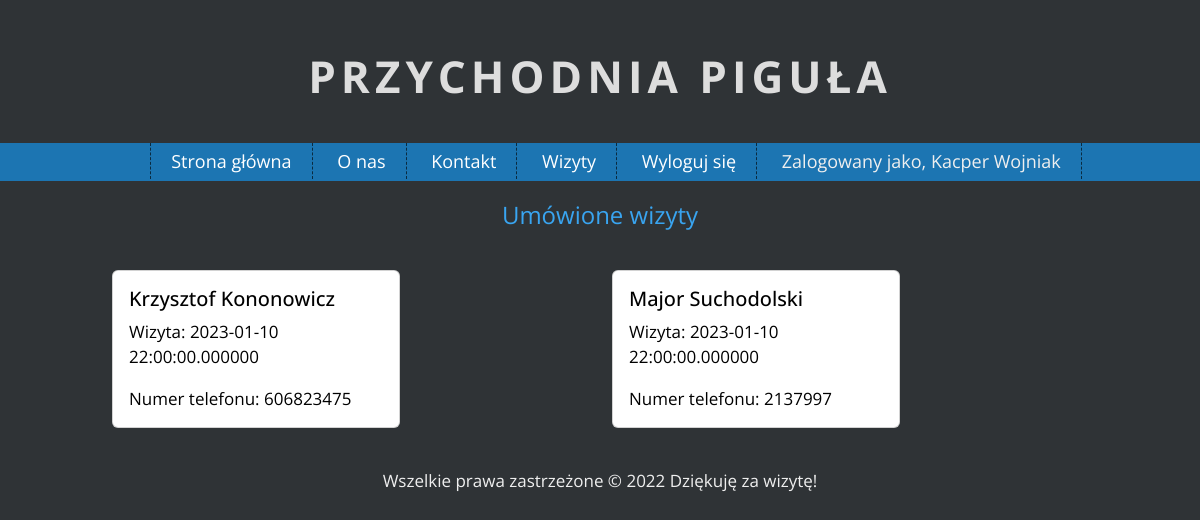
/visit-list/1 (signed in), run on an earlier commit of the app's database.
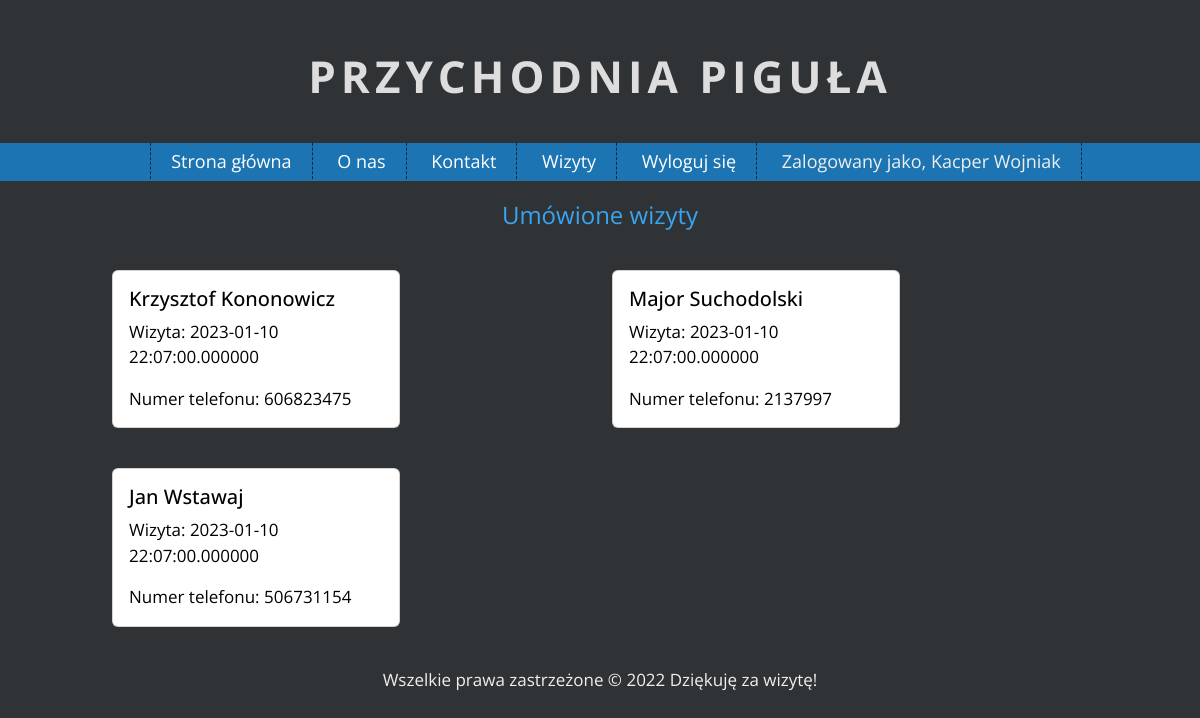
And on a later commit of the database.
### app/models.py (models this page shows, shortened)
class Doctor(UserMixin, db.Model):
    __tablename__ = "doctor"
    id = db.Column(db.Integer, primary_key=True)
    name = db.Column(db.String(80), unique=False, nullable=False)
    surname = db.Column(db.String(80), unique=False, nullable=False)
    email = db.Column(db.String(120), unique=True, nullable=False)
    password = db.Column(db.String(80), unique=False, nullable=False)
    patient = db.relationship('Patient', secondary='visit', back_populates='doctor')
    def get_type(self):
        return self.__tablename__
    def get_id(self):
        return str(self.id)

class Patient(UserMixin, db.Model):
    __tablename__ = "patient"
    id = db.Column(db.Integer, primary_key=True)
    name = db.Column(db.String(80), unique=False, nullable=False)
    surname = db.Column(db.String(80), unique=False, nullable=False)
    password = db.Column(db.String(80), unique=False, nullable=False)
    sex = db.Column(db.Boolean, unique=False, nullable=False)
    email = db.Column(db.String(120), unique=True, nullable=False)
    pesel = db.Column(db.String(80), unique=True, nullable=False)
    phone = db.Column(db.String(80), unique=True, nullable=False)
    doctor = db.relationship('Doctor', secondary='visit', back_populates='patient')

### app/views.py (the view)
@views.route('/visit-list/<id>', methods=['GET', 'POST'])
@login_required
def patientList(id):
    visit_list = db.engine.execute(f'SELECT DISTINCT visit.date, patient.name, patient.surname, patient.phone FROM visit, patient WHERE visit.doctor_id == {id}')
    print(visit_list)
    return render_template('patient-list.html', visit_list=visit_list)

### loginmanager.py (called while the page is built)
@login_manager.user_loader
def load_user(user_id):
    login_type = session.get('login_type')
    if login_type == "doctor":
        return Doctor.query.get(int(user_id))
    else:
        return Patient.query.get(int(user_id))

### app/templates/patient-list.html
{% extends "index.html" %}
{% block content %}
    <div class="container my_gap">
        <h2 style="text-align: center">Umówione wizyty</h2>
    </div>
    <div class="container">
        <div class="row">
            {% for visit in visit_list %}
                <div class="col-sm-6 my_gap">
                    	<div class="card" style="width: 18rem;">
                      	<div class="card-body">
                            <h5 class="card-title" style="color: black">{{visit[1]}} {{visit[2]}}</h5>
                            <p class="card-text" style="color: black">
                                Wizyta: {{ visit.date }}</p>
                            <p class="card-text" style="color: black">
                                Numer telefonu: {{ visit[3] }}</p>
                      	</div>
                    	</div>
                </div>
            {% endfor %}
        </div>
    </div>
{% endblock %}

### app/templates/index.html (shortened to what this page needs)
<!DOCTYPE html>
<html lang="pl">
<head>
    <link rel="stylesheet" href="https://cdn.jsdelivr.net/npm/bootstrap@5.2.2/dist/css/bootstrap.min.css"
>
    <link rel="stylesheet" href="{{ url_for('static', filename='css/main.css') }}">
    <link rel="stylesheet" href="{{ url_for('static', filename='css/fontello.css') }}">
</head>
<body>
<h1 class="logo">Przychodnia piguła </h1>
<nav id="topnav">
    <ul class="menu">
        <li><a href="{{ url_for('views.home') }}">Strona główna</a></li>
        <li><a href="#">O nas</a></li>
        <li><a href="#">Kontakt</a></li>
        {% if current_user.is_authenticated %}
            {% if current_user.get_type() == "doctor" %}
                <li><a href="{{ url_for('views.patientList', id=current_user.get_id()) }}">Wizyty</a></li>
            {% endif %}
            <li><a href="{{ url_for('views.logout') }}">Wyloguj się</a></li>
            <li style="text-align: right">Zalogowany jako, {{ current_user.name }} {{ current_user.surname }}</li>
        {% endif %}
    </ul>
</nav>
<div id="content">
    {% block content %}
    {% endblock %}
</div>
<div class="info">
    Wszelkie prawa zastrzeżone &copy; 2022 Dziękuję za wizytę!
</div>
</body>
</html>

### app/static/css/main.css (style rules this page uses)
body { margin: 0; background-color: #2F3336; color: #efefef; font-family: 'Open Sans', sans-serif; font-size: 17px; }
h1.logo { font-size: 44px; font-weight: 700; color: #ddd; text-align: center; text-transform: uppercase; letter-spacing: 5px; margin-top: 50px; margin-bottom: 40px; }
#topnav { background-color: #1c75b2; text-align: center; }
.menu { list-style-type: none; margin: 0; padding: 10; font-size: 18px; min-height: 38px; line-height: 200%; }
.menu > li { display: inline-block; padding-left: 20px; padding-right: 20px; border-right: 1px dashed #0a2b40; }
.menu > li:first-child { border-left: 1px dashed #0a2b40; }
.menu a { color: #fff; text-decoration: none; }
h1 { font-size: 44px; font-weight: 400; color:#39a5f1; margin-bottom: 20px; }
h2 { font-size: 24px ; font-weight: 400; color: #39a5f1; }
.info { margin-left: auto; margin-right: auto; text-align: center; padding: 20px; }
.container { margin-left: auto; margin-right: auto; width: 1000px; }
.my_gap { margin-top: 20px; margin-bottom: 20px; }

What changed in the data, as far as the page shows it:
computed for Patient "Krzysztof": date "2023-01-10 22:00:00.000000" → "2023-01-10 22:07:00.000000"
computed for Patient "Major": date "2023-01-10 22:00:00.000000" → "2023-01-10 22:07:00.000000"
added Patient: name "Jan", surname "Wstawaj", date "2023-01-10 22:07:00.000000", phone "506731154"
